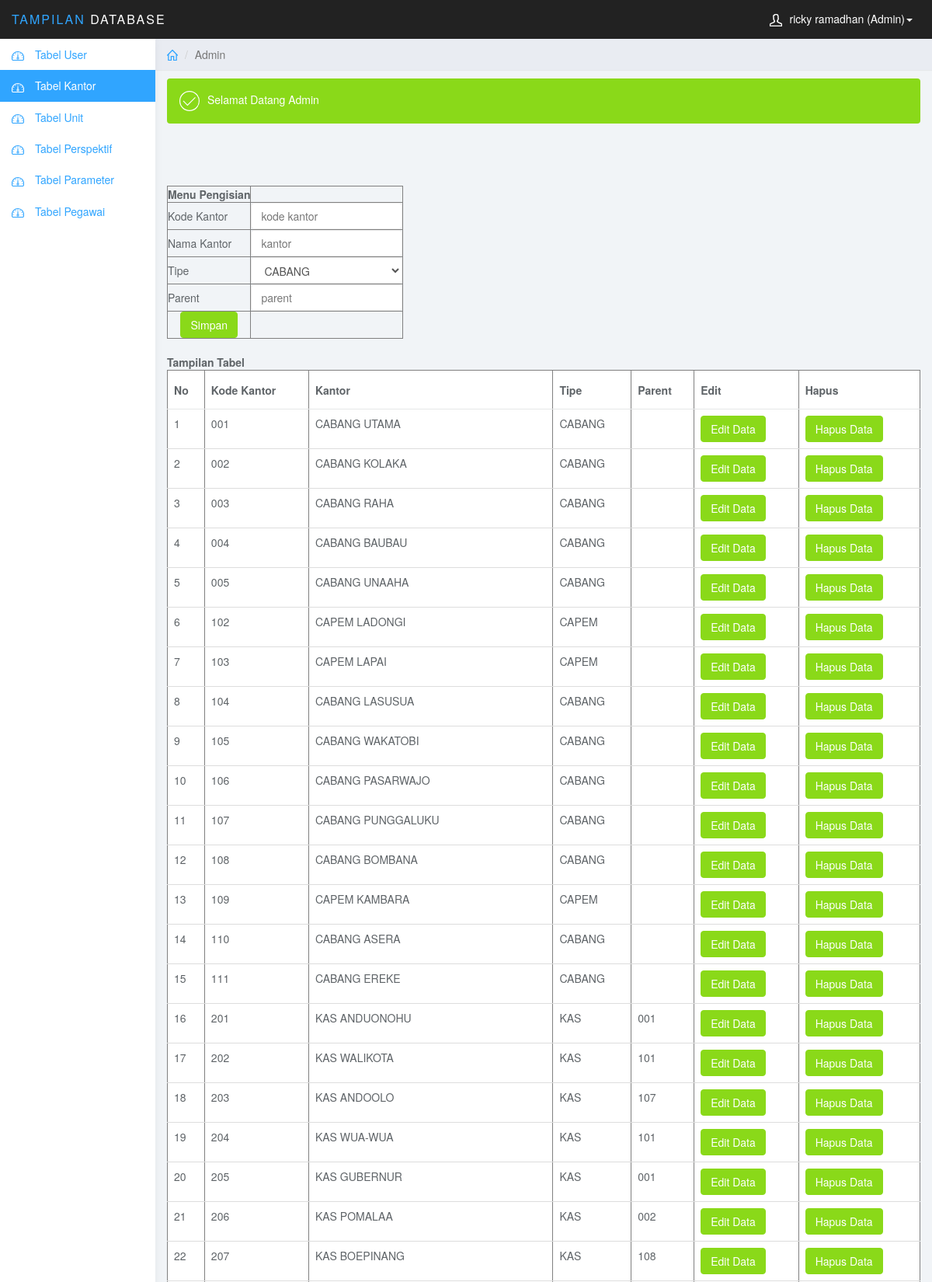
Screenshot of /penilaian_pegawai/admin/kantor.php (signed in, upper part) with the database file from the repository.
### tables this page shows
CREATE TABLE `tbl_kantor` (
  `kd_kantor` varchar(3) NOT NULL,
  `nm_kantor` char(40) NOT NULL,
  `tipe` enum('DIVISI','BAGIAN','CABANG','CAPEM','KAS') DEFAULT NULL,
  `parent` varchar(3) DEFAULT NULL
);

### penilaian_pegawai/admin/kantor.php (the view, shortened to what this page needs)
<!DOCTYPE html>
<html>
<head>
<link href="../user/css/bootstrap.min.css" rel="stylesheet">
<link href="../user/css/datepicker3.css" rel="stylesheet">
<link href="../user/css/styles.css" rel="stylesheet">
</head>
<body>
	<nav class="navbar navbar-inverse navbar-fixed-top" role="navigation">
		<div class="container-fluid">
			<div class="navbar-header">
				<a class="navbar-brand" href="#"><span>Tampilan</span> Database</a>
				<ul class="user-menu">
					<li class="dropdown pull-right">
						<a href="#" class="dropdown-toggle" data-toggle="dropdown"><svg class="glyph stroked male-user"><use xlink:href="#stroked-male-user"></use></svg><?php include'session.php'; echo $_SESSION['nama']; ?> (Admin)<span class="caret"></span></a>
					</li>
				</ul>
			</div>
		</div>
	</nav>
	<div id="sidebar-collapse" class="col-sm-3 col-lg-2 sidebar">
		<ul class="nav menu">
			<li class=""><a href="ubah.php" ><svg class="glyph stroked dashboard-dial"><use xlink:href="#stroked-dashboard-dial"></use></svg> Tabel User</a></li>
			<li class="active"><a href="kantor.php"><svg class="glyph stroked dashboard-dial"><use xlink:href="#stroked-dashboard-dial"></use></svg> Tabel Kantor</a></li>
			<li class=""><a href="unit.php"><svg class="glyph stroked dashboard-dial"><use xlink:href="#stroked-dashboard-dial"></use></svg> Tabel Unit</a></li>
			<li class=""><a href="perspektif.php"><svg class="glyph stroked dashboard-dial"><use xlink:href="#stroked-dashboard-dial"></use></svg> Tabel Perspektif</a></li>
			<li class=""><a href="parameter.php"><svg class="glyph stroked dashboard-dial"><use xlink:href="#stroked-dashboard-dial"></use></svg> Tabel Parameter</a></li>
			<li class=""><a href="pegawai.php"><svg class="glyph stroked dashboard-dial"><use xlink:href="#stroked-dashboard-dial"></use></svg> Tabel Pegawai</a></li>
  </ul>
	</div>
	<div class="col-sm-9 col-sm-offset-3 col-lg-10 col-lg-offset-2 main">
		<div class="row">
			<ol class="breadcrumb">
				<li><a href="#"><svg class="glyph stroked home"><use xlink:href="#stroked-home"></use></svg></a></li>
				<li class="active">Admin</li>
			</ol>
		</div>
		<div class="row">
			<div class="col-lg-12" style="margin-bottom: 10px;">
			</div>
		</div>
		<div class="row">
			<div class="col-lg-12">
				<div class="alert bg-success" role="alert">
					<svg class="glyph stroked checkmark"><use xlink:href="#stroked-checkmark"></use></svg>Selamat Datang Admin
				</div>
				<form action="" method="post">
                        <div class="table-responsive">
                                <table class="" border ="1">
                                    <tbody>
                                        <tr><td><center><strong>Menu Pengisian</strong></td></tr>
                                    	<tr><td>Kode Kantor         </td>
                                    	<td><input placeholder="kode kantor" name="kd_kantor" class="form-control" type="text"></td></tr>
                                            <tr><br><td>Nama Kantor    </td>
                                    	<td><input placeholder="kantor"  name="nm_kantor" class="form-control" type="text">
                                    		</td></tr>
                                        <tr><br><td>Tipe    		  </td>
                                    	<td>
                                    		<select name="tipe"  class="form-control">
                                    	<?php
											include '../config.php';
											$query = "SELECT DISTINCT tipe FROM tbl_kantor";
											$hasil = mysqli_query($konek,$query);
											while($data=mysqli_fetch_array($hasil)){
											  echo "<option value=$data[tipe]> $data[tipe]</option>";
											}
											?></select></td></tr>
                                        	<tr><br><td>Parent    </td>
                                    	<td><input placeholder="parent"  name="parent" class="form-control" type="text">
                                    		</td></tr>
                                           <tr><td><center><button type="submit" class="btn btn-success" name="simpan">Simpan</button></td></tr>
                                    </tbody>
                        </table>
                        </div>
                    </div>
                </div>
				<br>
				<form action="" method="post">
                       <strong>Tampilan Tabel</strong>
                        <div class="table-responsive">
                                <table class="table " border="1">
                                    <thead>
                                        <tr>
                                        <th>No</th>
                                            <th>Kode Kantor</th>
                                            <th>Kantor</th>
                                            <th>Tipe</th>
                                       <th>Parent</th>
                                       <th>Edit</th>
                                            <th>Hapus</th>
                                        </tr>
                                    </thead>
                                    <tbody>
                          <?php
                          echo '<tr>';
							include '../config.php';
							$i=0;
							$query = "SELECT * FROM tbl_kantor";
							$hasil = mysqli_query($konek,$query);
							while($data = mysqli_fetch_array($hasil)){
								$i++;
					  		echo "<td class='txt-oflo'>".$i."</td>
					  			  <td class='txt-oflo'>".$data[0]."</td>
					  			  <td class='txt-oflo'>".$data[1]."</td>
					  			  <td class='txt-oflo'>".$data[2]."</td>
					  			  <td class='txt-oflo'>".$data[3]."</td>
					  			  <td class='txt-oflo'><a class='btn btn-success' href='update_kantor.php?id=$data[0]'>Edit Data</a></td>
							      <td class='txt-oflo'><a  class='btn btn-success' href='kantor.php?tombol=delete&id=$data[0]'>
							       Hapus Data</a></td>
                            </tr>";
					}
					echo '</body>';
					?>
</body>
</html>

### penilaian_pegawai/user/css/styles.css (style rules this page uses)
body { background: #f1f4f7; padding-top: 50px; color: #5f6468; }
a, a:hover, a:focus { color: #30a5ff; }
.form-control { border: 1px solid #eee; box-shadow: none; }
.navbar-header .navbar-brand { color: #fff; font-size: 16px; text-transform: uppercase; font-weight: 500; letter-spacing: 2px; }
.navbar-header .navbar-brand span { color: #30a5ff; }
.btn-success, .btn-success:hover, .btn-success:focus, .btn-success:active, .btn-success.active, .open > .dropdown-toggle.btn-success, .btn-success.disabled, .btn-success[disabled], fieldset[disabled] .btn-success, .btn-success.disabled:hover, .btn-success[disabled]:hover, fieldset[disabled] .btn-success:hover, .btn-success.disabled:focus, .btn-success[disabled]:focus, fieldset[disabled] .btn-success:focus, .btn-success.disabled:active, .btn-success[disabled]:active, fieldset[disabled] .btn-success:active, .btn-success.disabled.active, .btn-success[disabled].active, fieldset[disabled] .btn-success.active { background-color: #8ad919; border-color: #8ad919; }
.bg-success { color: #fff; background-color: #8ad919; }
.navbar { border: 0; }
.user-menu { display: inline-block; margin-top: 14px; margin-right: 10px; float: right; list-style: none; padding: 0; }
.user-menu a { color: #fff; }
.sidebar { display: block; background-color: #fff; padding: 0; display: none; }
@media (min-width: 768px) { .sidebar { display: block; position: fixed; top: 50px; bottom: 0; left: 0; z-index: 1000; display: block; margin: 0; padding: 0; overflow-x: hidden; overflow-y: auto; background-color: #fff; box-shadow: 1px 0px 10px rgba(0, 0, 0, .05); } }
@media (min-width: 768px) { .navbar-header { width: 100%; } }
.sidebar ul.nav .active a, .sidebar ul.nav li.parent a.active, .sidebar ul.nav .active > a:hover, .sidebar ul.nav li.parent a.active:hover, .sidebar ul.nav .active > a:focus, .sidebar ul.nav li.parent a.active:focus { color: #fff; background-color: #30a5ff; }
.breadcrumb { border-radius: 0; padding: 10px 15px; background: #e9ecf2; box-shadow: 0 1px 1px rgba(0, 0, 0, .05); margin: 0 ; }
.table { background: #fff; }
.table>thead>tr>th { border-bottom: 1px solid #e6e7e8; vertical-align: middle; height: 50px; }
.sidebar .glyph, .user-menu .glyph { height: 16px; width: 16px; margin: 0 10px 0 0; stroke-width: 3px; }
.user-menu .glyph { stroke-width: 4px; }
.breadcrumb .glyph { height: 14px; width: 14px; margin: -2px 0 0 0; stroke-width: 4px; }
.alert .glyph, .panel-heading .glyph { width: 26px; height: 26px; margin: 0 10px 0 0; stroke-width: 2px; }

### rows the page displays
tbl_kantor: kd_kantor "001", nm_kantor "CABANG UTAMA", tipe "CABANG"
tbl_kantor: kd_kantor "002", nm_kantor "CABANG KOLAKA", tipe "CABANG"
tbl_kantor: kd_kantor "003", nm_kantor "CABANG RAHA", tipe "CABANG"
tbl_kantor: kd_kantor "004", nm_kantor "CABANG BAUBAU", tipe "CABANG"
tbl_kantor: kd_kantor "005", nm_kantor "CABANG UNAAHA", tipe "CABANG"
tbl_kantor: kd_kantor "102", nm_kantor "CAPEM LADONGI", tipe "CAPEM"
tbl_kantor: kd_kantor "103", nm_kantor "CAPEM LAPAI", tipe "CAPEM"
tbl_kantor: kd_kantor "104", nm_kantor "CABANG LASUSUA", tipe "CABANG"
tbl_kantor: kd_kantor "105", nm_kantor "CABANG WAKATOBI", tipe "CABANG"
tbl_kantor: kd_kantor "106", nm_kantor "CABANG PASARWAJO", tipe "CABANG"
tbl_kantor: kd_kantor "107", nm_kantor "CABANG PUNGGALUKU", tipe "CABANG"
tbl_kantor: kd_kantor "108", nm_kantor "CABANG BOMBANA", tipe "CABANG"
tbl_kantor: kd_kantor "109", nm_kantor "CAPEM KAMBARA", tipe "CAPEM"
tbl_kantor: kd_kantor "110", nm_kantor "CABANG ASERA", tipe "CABANG"
tbl_kantor: kd_kantor "111", nm_kantor "CABANG EREKE", tipe "CABANG"
tbl_kantor: kd_kantor "201", nm_kantor "KAS ANDUONOHU", tipe "KAS", parent "001"
tbl_kantor: kd_kantor "202", nm_kantor "KAS WALIKOTA", tipe "KAS", parent "101"
tbl_kantor: kd_kantor "203", nm_kantor "KAS ANDOOLO", tipe "KAS", parent "107"
tbl_kantor: kd_kantor "204", nm_kantor "KAS WUA-WUA", tipe "KAS", parent "101"
tbl_kantor: kd_kantor "205", nm_kantor "KAS GUBERNUR", tipe "KAS", parent "001"
tbl_kantor: kd_kantor "206", nm_kantor "KAS POMALAA", tipe "KAS", parent "002"
tbl_kantor: kd_kantor "207", nm_kantor "KAS BOEPINANG", tipe "KAS", parent "108"

### other values shown
$_SESSION['nama'] "ricky ramadhan"
form field tipe "CABANG"
